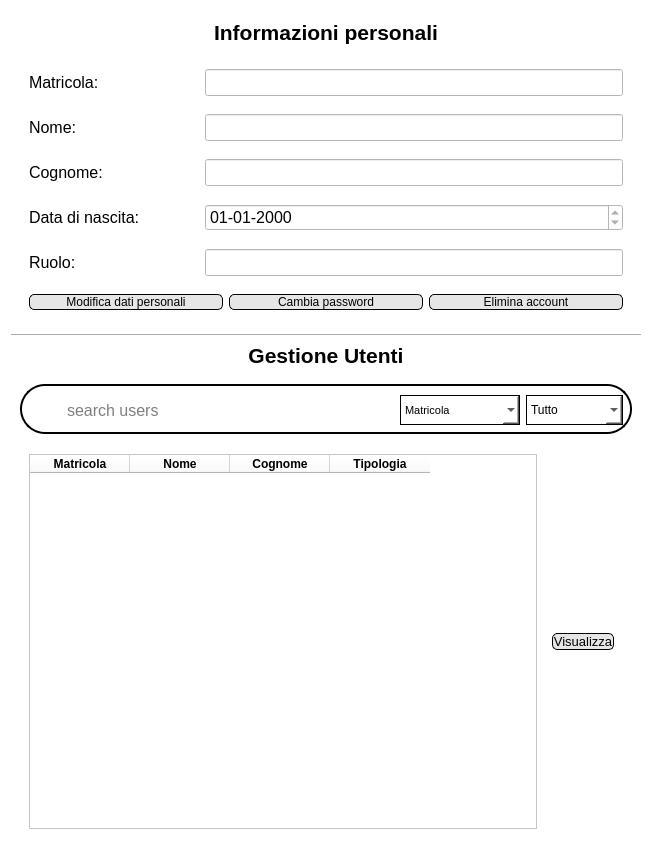
<?xml version="1.0" encoding="UTF-8"?>
<ui version="4.0">
 <class>Form</class>
 <widget class="QWidget" name="Form">
  <property name="geometry">
   <rect>
    <x>0</x>
    <y>0</y>
    <width>652</width>
    <height>859</height>
   </rect>
  </property>
  <property name="windowTitle">
   <string>Form</string>
  </property>
  <property name="styleSheet">
   <string notr="true">background-color: rgb(255, 255, 255);</string>
  </property>
  <layout class="QVBoxLayout" name="verticalLayout">
   <item>
    <widget class="QWidget" name="widget_31" native="true">
     <layout class="QVBoxLayout" name="verticalLayout_23">
      <property name="spacing">
       <number>0</number>
      </property>
      <property name="topMargin">
       <number>0</number>
      </property>
      <item alignment="Qt::AlignTop">
       <widget class="QWidget" name="widget_33" native="true">
        <layout class="QVBoxLayout" name="verticalLayout_24">
         <item>
          <widget class="QLabel" name="label_28">
           <property name="font">
            <font>
             <pointsize>16</pointsize>
             <weight>75</weight>
             <bold>true</bold>
            </font>
           </property>
           <property name="text">
            <string>Informazioni personali</string>
           </property>
           <property name="alignment">
            <set>Qt::AlignCenter</set>
           </property>
          </widget>
         </item>
        </layout>
       </widget>
      </item>
      <item>
       <widget class="QWidget" name="widget_40" native="true">
        <layout class="QHBoxLayout" name="horizontalLayout_21">
         <property name="topMargin">
          <number>15</number>
         </property>
         <item>
          <widget class="QLabel" name="label_31">
           <property name="minimumSize">
            <size>
             <width>170</width>
             <height>0</height>
            </size>
           </property>
           <property name="font">
            <font>
             <pointsize>12</pointsize>
            </font>
           </property>
           <property name="text">
            <string>Matricola:</string>
           </property>
          </widget>
         </item>
         <item>
          <widget class="QLineEdit" name="matricola">
           <property name="font">
            <font>
             <pointsize>12</pointsize>
            </font>
           </property>
           <property name="readOnly">
            <bool>true</bool>
           </property>
          </widget>
         </item>
        </layout>
       </widget>
      </item>
      <item>
       <widget class="QWidget" name="widget_38" native="true">
        <layout class="QHBoxLayout" name="horizontalLayout_19">
         <item>
          <widget class="QLabel" name="label_29">
           <property name="minimumSize">
            <size>
             <width>170</width>
             <height>0</height>
            </size>
           </property>
           <property name="font">
            <font>
             <pointsize>12</pointsize>
            </font>
           </property>
           <property name="text">
            <string>Nome: </string>
           </property>
          </widget>
         </item>
         <item>
          <widget class="QLineEdit" name="nome">
           <property name="font">
            <font>
             <pointsize>12</pointsize>
            </font>
           </property>
           <property name="readOnly">
            <bool>true</bool>
           </property>
          </widget>
         </item>
        </layout>
       </widget>
      </item>
      <item>
       <widget class="QWidget" name="widget_39" native="true">
        <layout class="QHBoxLayout" name="horizontalLayout_20">
         <item>
          <widget class="QLabel" name="label_30">
           <property name="minimumSize">
            <size>
             <width>170</width>
             <height>0</height>
            </size>
           </property>
           <property name="font">
            <font>
             <pointsize>12</pointsize>
            </font>
           </property>
           <property name="text">
            <string>Cognome:</string>
           </property>
          </widget>
         </item>
         <item>
          <widget class="QLineEdit" name="cognome">
           <property name="font">
            <font>
             <pointsize>12</pointsize>
            </font>
           </property>
           <property name="readOnly">
            <bool>true</bool>
           </property>
          </widget>
         </item>
        </layout>
       </widget>
      </item>
      <item>
       <widget class="QWidget" name="widget_41" native="true">
        <layout class="QHBoxLayout" name="horizontalLayout_22">
         <item>
          <widget class="QLabel" name="label_32">
           <property name="minimumSize">
            <size>
             <width>170</width>
             <height>0</height>
            </size>
           </property>
           <property name="maximumSize">
            <size>
             <width>170</width>
             <height>16777215</height>
            </size>
           </property>
           <property name="font">
            <font>
             <pointsize>12</pointsize>
            </font>
           </property>
           <property name="text">
            <string>Data di nascita:</string>
           </property>
          </widget>
         </item>
         <item>
          <widget class="QDateEdit" name="dataNascita">
           <property name="font">
            <font>
             <pointsize>12</pointsize>
            </font>
           </property>
           <property name="readOnly">
            <bool>true</bool>
           </property>
           <property name="displayFormat">
            <string>dd-MM-yyyy</string>
           </property>
          </widget>
         </item>
        </layout>
       </widget>
      </item>
      <item>
       <widget class="QWidget" name="widget_42" native="true">
        <layout class="QHBoxLayout" name="horizontalLayout_27">
         <item>
          <widget class="QLabel" name="label_37">
           <property name="minimumSize">
            <size>
             <width>170</width>
             <height>0</height>
            </size>
           </property>
           <property name="font">
            <font>
             <pointsize>12</pointsize>
            </font>
           </property>
           <property name="text">
            <string>Ruolo:</string>
           </property>
          </widget>
         </item>
         <item>
          <widget class="QLineEdit" name="ruolo">
           <property name="font">
            <font>
             <pointsize>12</pointsize>
            </font>
           </property>
           <property name="readOnly">
            <bool>true</bool>
           </property>
          </widget>
         </item>
        </layout>
       </widget>
      </item>
      <item>
       <widget class="QWidget" name="widget_50" native="true">
        <layout class="QHBoxLayout" name="horizontalLayout_29">
         <item>
          <widget class="QPushButton" name="modificaProfiloButton">
           <property name="sizePolicy">
            <sizepolicy hsizetype="Preferred" vsizetype="Fixed">
             <horstretch>0</horstretch>
             <verstretch>0</verstretch>
            </sizepolicy>
           </property>
           <property name="minimumSize">
            <size>
             <width>0</width>
             <height>0</height>
            </size>
           </property>
           <property name="maximumSize">
            <size>
             <width>16777215</width>
             <height>16777215</height>
            </size>
           </property>
           <property name="layoutDirection">
            <enum>Qt::LeftToRight</enum>
           </property>
           <property name="styleSheet">
            <string notr="true">QPushButton#modificaProfiloButton {
	border: 1px solid;
	background-color:rgb(230, 230, 230);
	border-radius: 5px;
	border-color: rgb(0, 0, 0);
}
QPushButton#modificaProfiloButton:hover {
	
	background-color: rgb(207, 207, 207);
}</string>
           </property>
           <property name="text">
            <string>Modifica dati personali</string>
           </property>
           <property name="icon">
            <iconset>
             <normaloff>../Resources/edit icon.png</normaloff>../Resources/edit icon.png</iconset>
           </property>
           <property name="iconSize">
            <size>
             <width>24</width>
             <height>24</height>
            </size>
           </property>
          </widget>
         </item>
         <item>
          <widget class="QPushButton" name="modificaPasswordButton">
           <property name="sizePolicy">
            <sizepolicy hsizetype="Preferred" vsizetype="Fixed">
             <horstretch>0</horstretch>
             <verstretch>0</verstretch>
            </sizepolicy>
           </property>
           <property name="minimumSize">
            <size>
             <width>0</width>
             <height>0</height>
            </size>
           </property>
           <property name="maximumSize">
            <size>
             <width>16777215</width>
             <height>16777215</height>
            </size>
           </property>
           <property name="layoutDirection">
            <enum>Qt::LeftToRight</enum>
           </property>
           <property name="styleSheet">
            <string notr="true">QPushButton#modificaPasswordButton {
	border: 1px solid;
	background-color:rgb(230, 230, 230);
	border-radius: 5px;
	border-color: rgb(0, 0, 0);
}
QPushButton#modificaPasswordButton:hover {
	
	background-color: rgb(207, 207, 207);
}</string>
           </property>
           <property name="text">
            <string>Cambia password</string>
           </property>
           <property name="icon">
            <iconset>
             <normaloff>../Resources/edit icon.png</normaloff>../Resources/edit icon.png</iconset>
           </property>
           <property name="iconSize">
            <size>
             <width>24</width>
             <height>24</height>
            </size>
           </property>
          </widget>
         </item>
         <item>
          <widget class="QPushButton" name="eliminaAccountButton">
           <property name="sizePolicy">
            <sizepolicy hsizetype="Preferred" vsizetype="Fixed">
             <horstretch>0</horstretch>
             <verstretch>0</verstretch>
            </sizepolicy>
           </property>
           <property name="minimumSize">
            <size>
             <width>0</width>
             <height>0</height>
            </size>
           </property>
           <property name="maximumSize">
            <size>
             <width>16777215</width>
             <height>16777215</height>
            </size>
           </property>
           <property name="layoutDirection">
            <enum>Qt::LeftToRight</enum>
           </property>
           <property name="styleSheet">
            <string notr="true">QPushButton#eliminaAccountButton {
	border: 1px solid;
	background-color:rgb(230, 230, 230);
	border-radius: 5px;
	border-color: rgb(0, 0, 0);
}
QPushButton#eliminaAccountButton:hover {
	
	background-color: rgb(207, 207, 207);
}</string>
           </property>
           <property name="text">
            <string>Elimina account</string>
           </property>
           <property name="icon">
            <iconset>
             <normaloff>../Resources/delete-icon.png</normaloff>../Resources/delete-icon.png</iconset>
           </property>
           <property name="iconSize">
            <size>
             <width>24</width>
             <height>24</height>
            </size>
           </property>
          </widget>
         </item>
        </layout>
       </widget>
      </item>
     </layout>
    </widget>
   </item>
   <item>
    <widget class="Line" name="line">
     <property name="orientation">
      <enum>Qt::Horizontal</enum>
     </property>
    </widget>
   </item>
   <item>
    <widget class="QWidget" name="widget" native="true">
     <layout class="QVBoxLayout" name="verticalLayout_6">
      <property name="spacing">
       <number>11</number>
      </property>
      <property name="topMargin">
       <number>0</number>
      </property>
      <property name="bottomMargin">
       <number>10</number>
      </property>
      <item>
       <widget class="QLabel" name="label">
        <property name="sizePolicy">
         <sizepolicy hsizetype="Preferred" vsizetype="Fixed">
          <horstretch>0</horstretch>
          <verstretch>0</verstretch>
         </sizepolicy>
        </property>
        <property name="font">
         <font>
          <pointsize>16</pointsize>
          <weight>75</weight>
          <bold>true</bold>
         </font>
        </property>
        <property name="text">
         <string>Gestione Utenti</string>
        </property>
        <property name="alignment">
         <set>Qt::AlignCenter</set>
        </property>
       </widget>
      </item>
      <item>
       <spacer name="verticalSpacer">
        <property name="orientation">
         <enum>Qt::Vertical</enum>
        </property>
        <property name="sizeType">
         <enum>QSizePolicy::Preferred</enum>
        </property>
        <property name="sizeHint" stdset="0">
         <size>
          <width>20</width>
          <height>5</height>
         </size>
        </property>
       </spacer>
      </item>
      <item alignment="Qt::AlignVCenter">
       <widget class="QWidget" name="widget_4" native="true">
        <property name="styleSheet">
         <string notr="true">border: 2px solid;
border-radius: 25px;
</string>
        </property>
        <layout class="QHBoxLayout" name="horizontalLayout_3">
         <property name="topMargin">
          <number>11</number>
         </property>
         <item>
          <widget class="QLabel" name="label_3">
           <property name="sizePolicy">
            <sizepolicy hsizetype="Preferred" vsizetype="Preferred">
             <horstretch>0</horstretch>
             <verstretch>0</verstretch>
            </sizepolicy>
           </property>
           <property name="minimumSize">
            <size>
             <width>30</width>
             <height>30</height>
            </size>
           </property>
           <property name="maximumSize">
            <size>
             <width>30</width>
             <height>30</height>
            </size>
           </property>
           <property name="styleSheet">
            <string notr="true">border: None;</string>
           </property>
           <property name="text">
            <string/>
           </property>
           <property name="pixmap">
            <pixmap>../Resources/search-icon.png</pixmap>
           </property>
           <property name="scaledContents">
            <bool>true</bool>
           </property>
          </widget>
         </item>
         <item>
          <widget class="QLineEdit" name="searchInput">
           <property name="minimumSize">
            <size>
             <width>0</width>
             <height>30</height>
            </size>
           </property>
           <property name="maximumSize">
            <size>
             <width>16777215</width>
             <height>30</height>
            </size>
           </property>
           <property name="font">
            <font>
             <pointsize>12</pointsize>
            </font>
           </property>
           <property name="styleSheet">
            <string notr="true">border:None;</string>
           </property>
           <property name="placeholderText">
            <string>search users</string>
           </property>
          </widget>
         </item>
         <item>
          <widget class="QComboBox" name="cercaPer">
           <property name="minimumSize">
            <size>
             <width>120</width>
             <height>0</height>
            </size>
           </property>
           <property name="maximumSize">
            <size>
             <width>120</width>
             <height>30</height>
            </size>
           </property>
           <property name="font">
            <font>
             <pointsize>8</pointsize>
            </font>
           </property>
           <property name="styleSheet">
            <string notr="true">border: 1px solid;
border-radius:None;</string>
           </property>
           <item>
            <property name="text">
             <string>Matricola</string>
            </property>
           </item>
           <item>
            <property name="text">
             <string>Nome e cognome</string>
            </property>
           </item>
          </widget>
         </item>
         <item>
          <widget class="QComboBox" name="cercaIn">
           <property name="sizePolicy">
            <sizepolicy hsizetype="Preferred" vsizetype="Fixed">
             <horstretch>0</horstretch>
             <verstretch>0</verstretch>
            </sizepolicy>
           </property>
           <property name="minimumSize">
            <size>
             <width>0</width>
             <height>0</height>
            </size>
           </property>
           <property name="maximumSize">
            <size>
             <width>16777215</width>
             <height>30</height>
            </size>
           </property>
           <property name="styleSheet">
            <string notr="true">border: 1px solid;
border-radius:None;</string>
           </property>
           <item>
            <property name="text">
             <string>Tutto</string>
            </property>
           </item>
           <item>
            <property name="text">
             <string>Studenti</string>
            </property>
           </item>
           <item>
            <property name="text">
             <string>Amministratori</string>
            </property>
           </item>
          </widget>
         </item>
        </layout>
       </widget>
      </item>
      <item>
       <widget class="QWidget" name="widget_2" native="true">
        <layout class="QHBoxLayout" name="horizontalLayout">
         <item>
          <widget class="QTableWidget" name="tableWidget">
           <property name="sortingEnabled">
            <bool>false</bool>
           </property>
           <property name="cornerButtonEnabled">
            <bool>true</bool>
           </property>
           <column>
            <property name="text">
             <string>Matricola</string>
            </property>
            <property name="font">
             <font>
              <weight>75</weight>
              <bold>true</bold>
             </font>
            </property>
           </column>
           <column>
            <property name="text">
             <string>Nome</string>
            </property>
            <property name="font">
             <font>
              <weight>75</weight>
              <bold>true</bold>
             </font>
            </property>
           </column>
           <column>
            <property name="text">
             <string>Cognome</string>
            </property>
            <property name="font">
             <font>
              <weight>75</weight>
              <bold>true</bold>
             </font>
            </property>
           </column>
           <column>
            <property name="text">
             <string>Tipologia</string>
            </property>
            <property name="font">
             <font>
              <weight>75</weight>
              <bold>true</bold>
             </font>
            </property>
           </column>
          </widget>
         </item>
         <item>
          <widget class="QWidget" name="widget_3" native="true">
           <layout class="QVBoxLayout" name="verticalLayout_2">
            <item>
             <widget class="QPushButton" name="visualizzaUtenteButton">
              <property name="font">
               <font>
                <pointsize>10</pointsize>
               </font>
              </property>
              <property name="styleSheet">
               <string notr="true">QPushButton#visualizzaUtenteButton {
	border: 1px solid;
	background-color:rgb(230, 230, 230);
	border-radius: 5px;
	border-color: rgb(0, 0, 0);
}
QPushButton#visualizzaUtenteButton:hover {
	background-color: rgb(207, 207, 207);
}</string>
              </property>
              <property name="text">
               <string>Visualizza</string>
              </property>
              <property name="icon">
               <iconset>
                <normaloff>../Resources/open file-icon.png</normaloff>../Resources/open file-icon.png</iconset>
              </property>
             </widget>
            </item>
           </layout>
          </widget>
         </item>
        </layout>
       </widget>
      </item>
     </layout>
    </widget>
   </item>
  </layout>
 </widget>
 <resources/>
 <connections/>
</ui>
